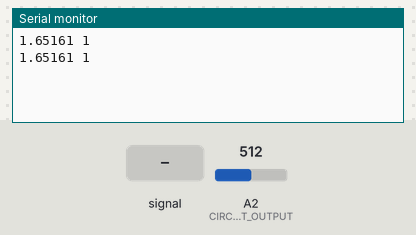
Recording of a sketch running on a simulated Arduino Uno, built with avr-gcc and run on an emulated ATmega328P. Shown: the last lines printed to the serial monitor. The inputs (shaded band) are chosen by the test bench; at power-on: A2 (CIRCUIT_OUTPUT) = 512.

Above: at 1.7 s.
1.8 s: A2 (CIRCUIT_OUTPUT) fed a 200 Hz sine of ±81 counts around its level
At 2.6 s:
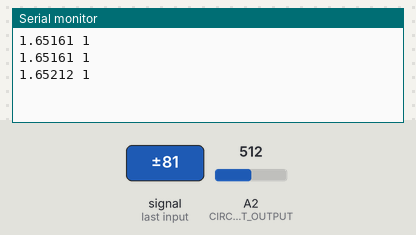
4.8 s: A2 (CIRCUIT_OUTPUT) set to 716
At 5.2 s:
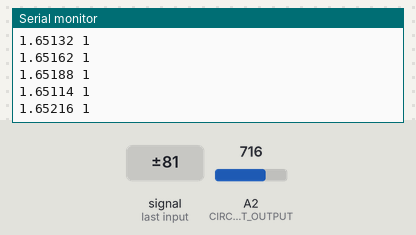
6.3 s: A2 (CIRCUIT_OUTPUT) fed a 1000 Hz sine of ±255 counts around its level
At 6.8 s:
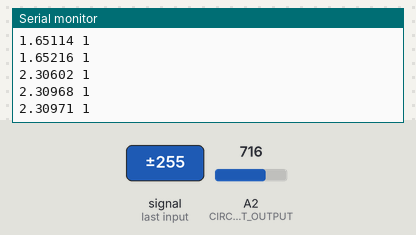
7.8 s: A2 (CIRCUIT_OUTPUT) set to 900
At 8.5 s:
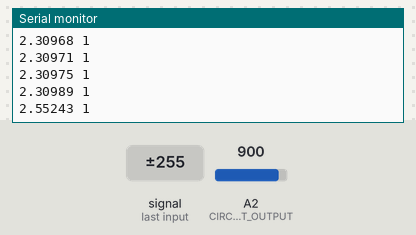
Timing chart, 0 to 10.3 s (numbered marks = the images above; inputs shaded):
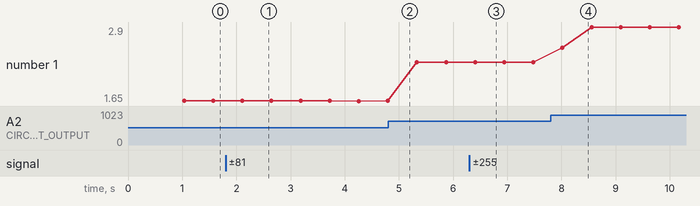

Measured:
- after the input at 1.8 s, the serial monitor: prints a new line after 0.31 s (image 1)
- after the input at 6.3 s, the serial monitor: prints a new line after 0.11 s (image 3)
- after the input at 7.8 s, the serial monitor: prints a new line after 0.22 s (image 4)
- plotted number 1: 1.65 → 1.65 after the input at 1.8 s, 1.65 → 2.31 after the input at 4.8 s, 2.31 → 2.31 after the input at 6.3 s, 2.31 → 2.9 after the input at 7.8 s

The sketch:

TestAutoRanging.ino
```cpp
// Define select pins, can be any two digital pins
#define S1 2
#define S0 3
#define CIRCUIT_OUTPUT A2

// Define circuit rail voltages
#define V_MAX 3.3
#define V_MIN 0
#define V_MID 1.65

// Define voltage thresholds for switching to higher/lower range
#define MAX_SWITCH 3.15   // 3.15 V upper cutoff
#define MIN_SWITCH 0.15   // 0.15 V lower cutoff

// Define ranges
#define MAX_RANGE 4
#define MIN_RANGE 1

// Define measurement specifications
#define PRECISION 5
#define SAMPLES_PER_READING 5000

int currentRange;

void setup()
{
  Serial.begin(9600);

  // Define select pins as outputs
  pinMode(S1, OUTPUT);
  pinMode(S0, OUTPUT);

  // Set starting range
  currentRange = findBestRange();
  setRange(currentRange);
}

void loop()
{
  // Measure and print voltage readings along with current range, separated by a space
  float meas = readVoltageAvg(SAMPLES_PER_READING);
  Serial.print(meas, PRECISION);
  Serial.print(' ');
  Serial.println(currentRange);

  // Switch to higher range if meas is above max threshold and not already in highest range
  if ((meas > MAX_SWITCH) && (currentRange < MAX_RANGE))
    setRange(++currentRange);

  // Switch to lower range if meas is below min threshold and not already in lowest range
  else if ((meas < MIN_SWITCH) && (currentRange > MIN_RANGE))
    setRange(--currentRange);
}

// Find range closest to midrail. Takes 0.5 seconds based on delay of 125
int findBestRange() {
  int bestRange = MIN_RANGE;
  float minDist = V_MAX;

  for (int range = MIN_RANGE; range <= MAX_RANGE; range++) {
    // Measure distance between voltage at current range and midrail. Smaller is better
    setRange(range);
    float currentDist = abs(readVoltageAvg(1) - V_MID);

    // Update bestRange if a better range is found
    if (currentDist < minDist) {
      minDist = currentDist;
      bestRange = range;
    }

    delay(125);
  }

  return bestRange;
}

// Read the voltage at pin CIRCUIT_OUTPUT as an average of numSamples number of points
float readVoltageAvg(int numSamples)
{
  // Sum numSamples readings
  long total = 0;
  for (int i = 0; i < numSamples; i++)
    total += analogRead(CIRCUIT_OUTPUT);

  // Compute voltage from average of readings
  float average = (float) total / numSamples;
  float voltage = average * (3.3 / 1023.0);

  return voltage;
}

// Set the current range (1, 2, 3, or 4) using the multiplexer, with select pins S1 and S0.
void setRange(int range)
{
  // Set the desired range by individually setting the select pins high or low
  if (range == 1)
  {
    digitalWrite(S1, LOW); // 00
    digitalWrite(S0, LOW);
  }
  else if (range == 2)
  {
    digitalWrite(S1, LOW); // 01
    digitalWrite(S0, HIGH);
  }
  else if (range == 3)
  {
    digitalWrite(S1, HIGH); // 10
    digitalWrite(S0, LOW);
  }
  else if (range == 4)
  {
    digitalWrite(S1, HIGH); // 11
    digitalWrite(S0, HIGH);
  }
}
```
